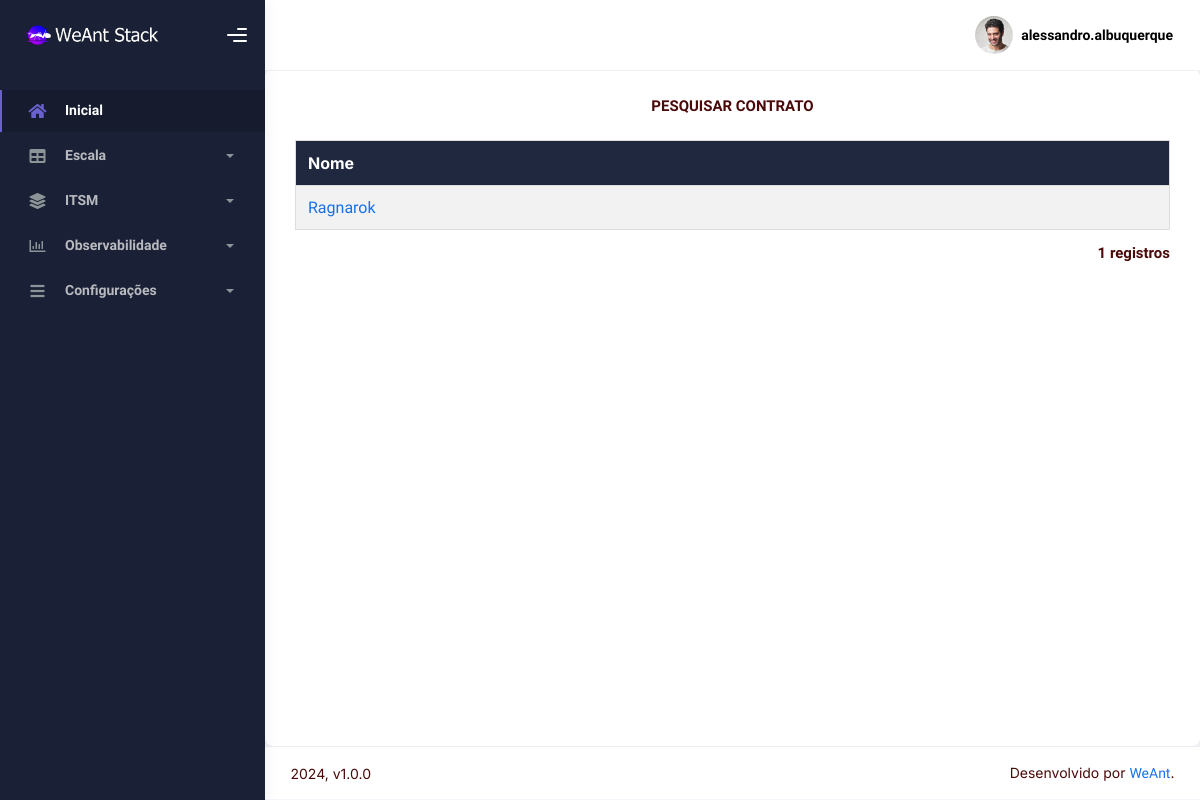
The app's page /pesquisarcontrato.php (signed in), older data.
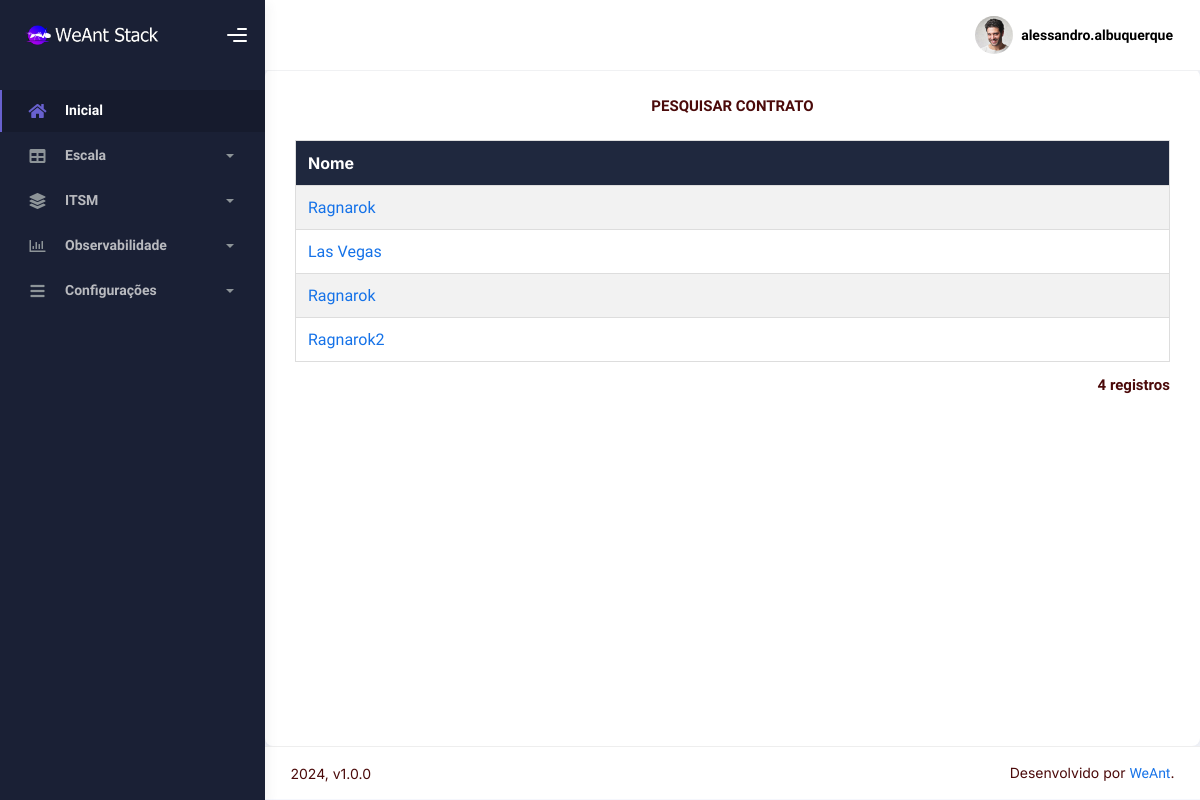
The same page, newer data.
### tables this page shows
CREATE TABLE `contrato` (
  `id` int(11) NOT NULL,
  `nome` varchar(60) NOT NULL,
  `status` int(11) NOT NULL
);

CREATE TABLE `usuario` (
  `id` int(11) NOT NULL,
  `login` varchar(60) NOT NULL,
  `senha` varchar(60) NOT NULL,
  `nome` varchar(60) NOT NULL,
  `cpf` varchar(60) NOT NULL,
  `nascimento` varchar(60) NOT NULL,
  `genero` varchar(60) NOT NULL,
  `email` varchar(60) NOT NULL,
  `telefone` varchar(60) NOT NULL,
  `departamento` varchar(60) DEFAULT NULL,
  `cargo` varchar(60) DEFAULT NULL,
  `nivel` varchar(60) NOT NULL,
  `pnivel` varchar(60) NOT NULL,
  `ativo` varchar(60) NOT NULL,
  `pativo` varchar(60) NOT NULL,
  `gerasenha` varchar(60) NOT NULL,
  `horario` varchar(60) NOT NULL,
  `dia` varchar(60) NOT NULL,
  `semana` varchar(60) NOT NULL,
  `mes` varchar(60) NOT NULL,
  `ano` varchar(60) NOT NULL,
  `operador` varchar(60) NOT NULL
);

### sec/sec_verifica.php (called while the page is built, shortened)
<?php
include "config.php";
$nivel = $_SESSION['UsuarioNivel'];
$sqlc = "SELECT * FROM usuario WHERE id=" . $_SESSION['UsuarioID'];
  $query = $conn->query($sqlc);
    $dados = $query->fetch_assoc();
      $idlogado = $dados['id'];
      $usuariologado = $dados['login'];
$query_vdl_licenca = "SELECT * FROM licenca WHERE id_usuario = '$idlogado'";
  $resultado_vdl_licenca = $conn->query($query_vdl_licenca);
    $dados_vdl_licenca = $resultado_vdl_licenca->fetch_assoc();
      $tipo_vdl_licenca = $dados_vdl_licenca['tipo'];
?>

### pesquisarcontrato.php (the view, shortened to what the changed rows need)
<?php
include "tudo_cima.php";
?>
<?php
  if (($nivel > 2 ) && ($tipo_vdl_licenca > 5)){
  $busca_query = "SELECT * FROM contrato ORDER BY id";
  }
  else {
  $busca_query = "SELECT DISTINCT u.*
                  FROM contrato u
                  JOIN relacao_cliente rc ON u.id = rc.id_contrato
                  WHERE rc.id_cliente = $id_cliente_vdl_licenca
                  ORDER BY u.id DESC";
  }
  $result = $conn->query($busca_query);
  if ($result->num_rows < 1) {
    echo "<p>Nenhum registro encontrado.</p>";
  } else {
?>
<table class="legenda">
  <tr>
    <?php
    echo "<th>Nome</th>"
    ?>
  </tr>
  <?php
  while ($dados = $result->fetch_assoc()) {
  ?>
  <tr>
    <?php
      echo '<td><a href="editarcontrato.php?id=' . $dados['id'] . '">' . $dados['nome'] . '</a></td>';
       ?>
  </tr>
  <?php
  }
  ?>
</table>
<div class="record-count">
  <?php
  $num_rows = $result->num_rows;
  echo "<p><b>$num_rows registros</b></p>";
  ?>
</div>
<?php
  }
?>
<?php
include "tudo_baixo.php";
?>

### tudo_cima.php (shortened to what the changed rows need)
<?php
include "sec/sec_verifica.php";
?>
<html lang="br">
  <head>
    <link rel="stylesheet" href="assets/css/bootstrap.min.css" />
    <link rel="stylesheet" href="assets/css/plugins.min.css" />
    <link rel="stylesheet" href="assets/css/kaiadmin.min.css" />
    <link rel="stylesheet" href="assets/css/calendario.css" />
    <link rel="stylesheet" href="assets/css/usuarios.css" />
    <link rel="stylesheet" href="assets/css/contratos.css" />
    <link rel="stylesheet" href="assets/css/geral.css" />
    <link rel="stylesheet" href="assets/css/demo.css" />
  </head>
  <body>
    <div class="wrapper">
      <div class="main-panel">
        <div class="main-header">
          <nav class="navbar navbar-header navbar-header-transparent navbar-expand-lg border-bottom">
            <div class="container-fluid">
              <ul class="navbar-nav topbar-nav ms-md-auto align-items-center">
                <li class="nav-item topbar-user dropdown hidden-caret">
                  <a
                    class="dropdown-toggle profile-pic"
                    data-bs-toggle="dropdown"
                    href="#"
                    aria-expanded="false"
                  >
                    <span class="profile-username">
                      <span class="fw-bold"><?php echo $usuariologado ?></span>
                    </span>
                  </a>
                </li>
              </ul>
            </div>
          </nav>
        </div>
        <div class="container">
    <div class="page-inner">

Row changes from the older to the newer data that the page shows:
shown differently, row unchanged: usuario "alessandro.albuquerque": gerasenha (not shown) → "4"
added contrato: nome "Las Vegas"
added contrato: nome "Ragnarok"
added contrato: nome "Ragnarok2"
Text that changed along with them:
$num_rows: "1" → (not shown)
